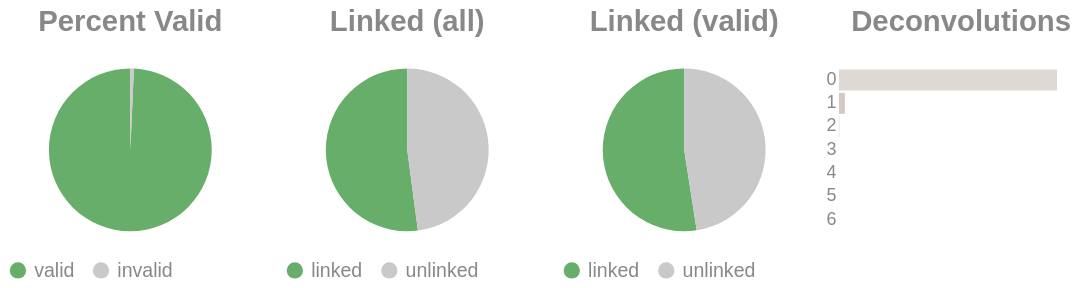

Source (notebook cell):
### Code cell
if SKIPLR:
    pass
else:
    clash = Counter()
    for i in valids['molecule'].to_list():
        _mol = i.split("-")
        if len(_mol) == 1:
            clash.update('0')
        else:
            clash.update(_mol[-1])

    _d = {"deconvolutions": [], 'count': []}
    for k,v in clash.items():
        _d['deconvolutions'].append(k)
        _d['count'].append(v)

    tot_valid = valids['reads'].sum()
    mask = valids['reads'] >= 2
    n_linked_reads = valids.filter(mask)['reads'].sum()
    if n_linked_reads == 0:
        print_html("No linked molecules (>=2 reads) were detected; skipping linked-only distributions.")
        SKIPLR = True
    else:
        perc_valid = round(tot_valid / n_reads, 4)
        linked_perc_abs = round(n_linked_reads / n_reads, 4)
        linked_perc = round(n_linked_reads / tot_valid, 4)

    _valid = pl.DataFrame({"valids": ['valid', 'invalid'], "count": [tot_valid, n_reads - tot_valid]})
    _linked_abs = pl.DataFrame({"linked (absolute)": ['linked', 'unlinked'], "count": [n_linked_reads, n_reads - n_linked_reads]})
    _linked_rel = pl.DataFrame({"linked (valids)": ['linked', 'unlinked'], "count": [n_linked_reads, tot_valid - n_linked_reads]})

    (
        alt.hconcat(
            piechart(_valid, goodval = 'valid', title = "Percent Valid"),
            piechart(_linked_abs, goodval = "linked", title =  "Linked (all)"),
            piechart(_linked_rel, goodval = "linked", title =  "Linked (valid)"),
            convolutionbar(pl.DataFrame(_d), title = "Deconvolutions"),
            center = True,
            bounds = 'flush'
        )
        .resolve_scale(color='independent')
        .resolve_legend('independent')
        .properties(usermeta={'embedOptions': {"actions": False}})
    ).display()

### Figure 1 — Vega-Lite specification as saved in the notebook (floating-point values rounded to 4 significant figures)
{"width": "container", "height": 400, "config": {"title": {"anchor": "start", "dy": -15, "fontSize": 18, "color": "#888888", "subtitleColor": "#888888", "subtitleFontSize": 14}, "arc": {"fill": "#0072B2"}, "axis": {"domainColor": "#888888", "domainWidth": 0.5, "gridWidth": 0.2, "grid": false, "titleFontWeight": 400, "titleFontSize": 15, "labelFontSize": 11, "labelColor": "#888888", "tickColor": "#888888", "tickWidth": 0.2, "titleColor": "#888888"}, "axisBand": {"grid": false}, "axisX": {"grid": true, "tickSize": 10, "domainCap": "round"}, "axisY": {"domain": false, "grid": true, "tickSize": 0, "domainCap": "round"}, "background": "transparent", "header": {"labelFontSize": 15, "labelColor": "#888888", "titleFontSize": 15, "titleFontWeight": 600, "titleColor": "#888888"}, "legend": {"labelFont": "sans-serif", "labelFontSize": 12, "labelColor": "#888888", "symbolSize": 100, "symbolType": "circle", "titleFontSize": 12, "titlePadding": 10, "titleColor": "#888888", "title": null}, "range": {"category": ["#E69F00", "#56B4E9", "#009E73", "#F0E442", "#0072B2", "#D55E00", "#CC79A7", "#000000"], "diverging": ["#cfe8f3", "#a2d4ec", "#73bfe2", "#46abdb", "#1696d2", "#12719e"]}, "area": {"fill": "#0072B2", "fillOpacity": 0.7, "line": true, "strokeOpacity": 0.7}, "line": {"color": "#0072B2", "stroke": "#0072B2", "strokeWidth": 2}, "trail": {"color": "#0072B2", "stroke": "#0072B2", "strokeWidth": 0, "size": 1}, "point": {"filled": true, "fillOpacity": 1.0, "size": 95}, "text": {"color": "#888888", "fontSize": 11, "align": "right", "fontWeight": 400, "size": 11}, "bar": {"fill": "#0072B2", "stroke": null}, "view": {"stroke": null, "continuousWidth": 660, "continuousHeight": 400}}, "hconcat": [{"data": {"name": "data-a9c0641b2bb37524e9d531533fbf8eba"}, "mark": {"type": "arc"}, "encoding": {"color": {"field": "valids", "legend": {"orient": "bottom", "title": null}, "scale": {"domain": ["valid", "invalid"], "range": ["#68ae6b", "#C9C9C9"]}, "title": "Valids", "type": "nominal"}, "theta": {"field": "count", "type": "quantitative"}, "tooltip": [{"field": "valids", "title": "Valids", "type": "ordinal"}, {"field": "percent", "format": ".2%", "title": "Percent", "type": "quantitative"}, {"field": "count", "title": "Count", "type": "quantitative"}]}, "height": 100, "title": {"text": "Percent Valid", "align": "center", "anchor": "middle"}, "transform": [{"calculate": "datum.count / 6291710", "as": "percent"}], "width": 150}, {"data": {"name": "data-62d731042ff14099fd1d898644a4a2f8"}, "mark": {"type": "arc"}, "encoding": {"color": {"field": "linked (absolute)", "legend": {"orient": "bottom", "title": null}, "scale": {"domain": ["linked", "unlinked"], "range": ["#68ae6b", "#C9C9C9"]}, "title": "Linked (Absolute)", "type": "nominal"}, "theta": {"field": "count", "type": "quantitative"}, "tooltip": [{"field": "linked (absolute)", "title": "Linked (Absolute)", "type": "ordinal"}, {"field": "percent", "format": ".2%", "title": "Percent", "type": "quantitative"}, {"field": "count", "title": "Count", "type": "quantitative"}]}, "height": 100, "title": {"text": "Linked (all)", "align": "center", "anchor": "middle"}, "transform": [{"calculate": "datum.count / 6291710", "as": "percent"}], "width": 150}, {"data": {"name": "data-3a2fa9e507bc78d413d89e85287f5e6e"}, "mark": {"type": "arc"}, "encoding": {"color": {"field": "linked (valids)", "legend": {"orient": "bottom", "title": null}, "scale": {"domain": ["linked", "unlinked"], "range": ["#68ae6b", "#C9C9C9"]}, "title": "Linked (Valids)", "type": "nominal"}, "theta": {"field": "count", "type": "quantitative"}, "tooltip": [{"field": "linked (valids)", "title": "Linked (Valids)", "type": "ordinal"}, {"field": "percent", "format": ".2%", "title": "Percent", "type": "quantitative"}, {"field": "count", "title": "Count", "type": "quantitative"}]}, "height": 100, "title": {"text": "Linked (valid)", "align": "center", "anchor": "middle"}, "transform": [{"calculate": "datum.count / 6247578", "as": "percent"}], "width": 150}, {"data": {"name": "data-c0b8568fa004b2ee3dcbd5af2e85cda4"}, "mark": {"type": "bar"}, "encoding": {"color": {"field": "deconvolutions", "legend": null, "scale": {"scheme": "lightgreyred"}, "type": "nominal"}, "tooltip": [{"field": "deconvolutions", "title": "Deconvolutions", "type": "ordinal"}, {"field": "percent", "format": ".2%", "title": "Percent", "type": "quantitative"}, {"field": "count", "title": "Count", "type": "quantitative"}], "x": {"axis": null, "field": "count", "type": "quantitative"}, "y": {"field": "deconvolutions", "sort": "ascending", "title": null, "type": "nominal"}}, "height": 100, "title": {"text": "Deconvolutions", "align": "center", "anchor": "middle"}, "transform": [{"calculate": "datum.count / 4130926", "as": "percent"}], "width": 150}], "bounds": "flush", "center": true, "resolve": {"legend": {"angle": "independent"}, "scale": {"color": "independent"}}, "usermeta": {"embedOptions": {"actions": false}}, "$schema": "https://vega.github.io/schema/vega-lite/v6.1.0.json", "datasets": {"data-a9c0641b2bb37524e9d531533fbf8eba": [{"valids": "valid", "count": 6247578}, {"valids": "invalid", "count": 44132}], "data-62d731042ff14099fd1d898644a4a2f8": [{"linked (absolute)": "linked", "count": 3277367}, {"linked (absolute)": "unlinked", "count": 3014343}], "data-3a2fa9e507bc78d413d89e85287f5e6e": [{"linked (valids)": "linked", "count": 3277367}, {"linked (valids)": "unlinked", "count": 2970211}], "data-c0b8568fa004b2ee3dcbd5af2e85cda4": [{"deconvolutions": "0", "count": 4016225}, {"deconvolutions": "1", "count": 108459}, {"deconvolutions": "2", "count": 5673}, {"deconvolutions": "3", "count": 485}, {"deconvolutions": "4", "count": 66}, {"deconvolutions": "5", "count": 16}, {"deconvolutions": "6", "count": 2}]}}
